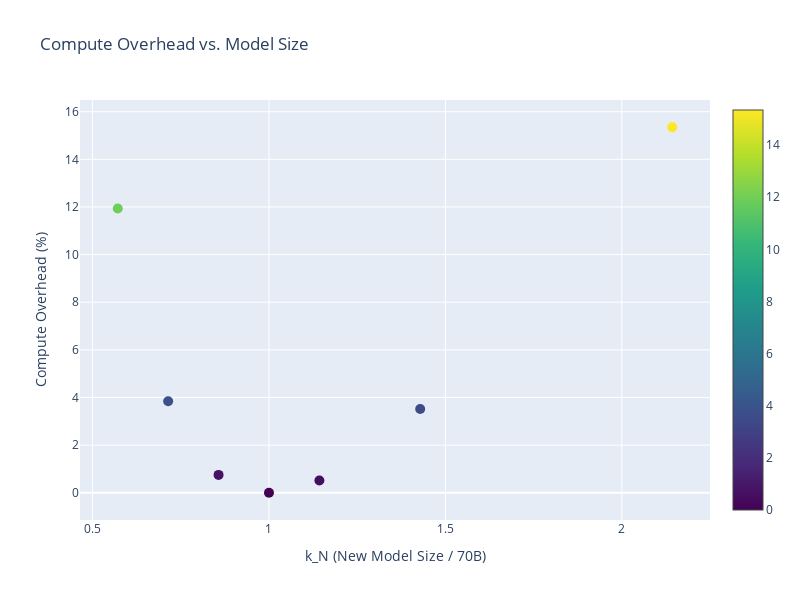

This figure's notebook cell:
### Code cell
# Create the Plotly figure
fig = go.Figure()

# Add the scatter plot
fig.add_trace(go.Scatter(
    x=k_N_values,
    y=compute_overheads,
    mode='markers',
    marker=dict(size=10, color=compute_overheads, colorscale='Viridis', showscale=True),
    # text=[f"Model Size: {size/1e9:.1f}B<br>Compute Overhead: {overhead:.2f}%<br>k_N: {k_N:.2f}" for size, overhead, k_N in zip(model_sizes, compute_overheads, k_N_values)],
    text=[f"Model Size: {size/1e9:.1f}B<br>Compute Overhead: {overhead:.2f}%<br>k_N: {k_N:.2f}<br>k_D: {k_D:.2f}" for size, overhead, k_N, k_D in zip(model_sizes, compute_overheads, k_N_values, k_D_values)],
    hoverinfo='text'
))

# Set the layout
fig.update_layout(
    title="Compute Overhead vs. Model Size",
    xaxis_title="k_N (New Model Size / 70B)",
    yaxis_title="Compute Overhead (%)",
    width=800,
    height=600
)

# Show the plot
fig.show()

### Figure 1 — Plotly figure (JSON) as saved in the notebook; plotly's stock layout.template omitted (floating-point values rounded to 4 significant figures)
{"data": [{"hoverinfo": "text", "marker": {"color": [11.93, 3.844, 0.7496, -9.095e-13, 0.5161, 3.518, 15.35], "colorscale": [[0, "#440154"], [0.1111, "#482878"], [0.2222, "#3e4989"], [0.3333, "#31688e"], [0.4444, "#26828e"], [0.5556, "#1f9e89"], [0.6667, "#35b779"], [0.7778, "#6ece58"], [0.8889, "#b5de2b"], [1, "#fde725"]], "showscale": true, "size": 10}, "mode": "markers", "text": ["Model Size: 40.0B<br>Compute Overhead: 11.93%<br>k_N: 0.57<br>k_D: 1.96", "Model Size: 50.0B<br>Compute Overhead: 3.84%<br>k_N: 0.71<br>k_D: 1.45", "Model Size: 60.0B<br>Compute Overhead: 0.75%<br>k_N: 0.86<br>k_D: 1.18", "Model Size: 70.0B<br>Compute Overhead: -0.00%<br>k_N: 1.00<br>k_D: 1.00", "Model Size: 80.0B<br>Compute Overhead: 0.52%<br>k_N: 1.14<br>k_D: 0.88", "Model Size: 100.0B<br>Compute Overhead: 3.52%<br>k_N: 1.43<br>k_D: 0.72", "Model Size: 150.0B<br>Compute Overhead: 15.35%<br>k_N: 2.14<br>k_D: 0.54"], "type": "scatter", "x": [0.5714, 0.7143, 0.8571, 1, 1.143, 1.429, 2.143], "y": [11.93, 3.844, 0.7496, -9.095e-13, 0.5161, 3.518, 15.35]}], "layout": {"height": 600, "title": {"text": "Compute Overhead vs. Model Size"}, "width": 800, "xaxis": {"autorange": true, "range": [0.4644, 2.25], "title": {"text": "k_N (New Model Size / 70B)"}, "type": "linear"}, "yaxis": {"autorange": true, "range": [-1.144, 16.49], "title": {"text": "Compute Overhead (%)"}, "type": "linear"}}}
